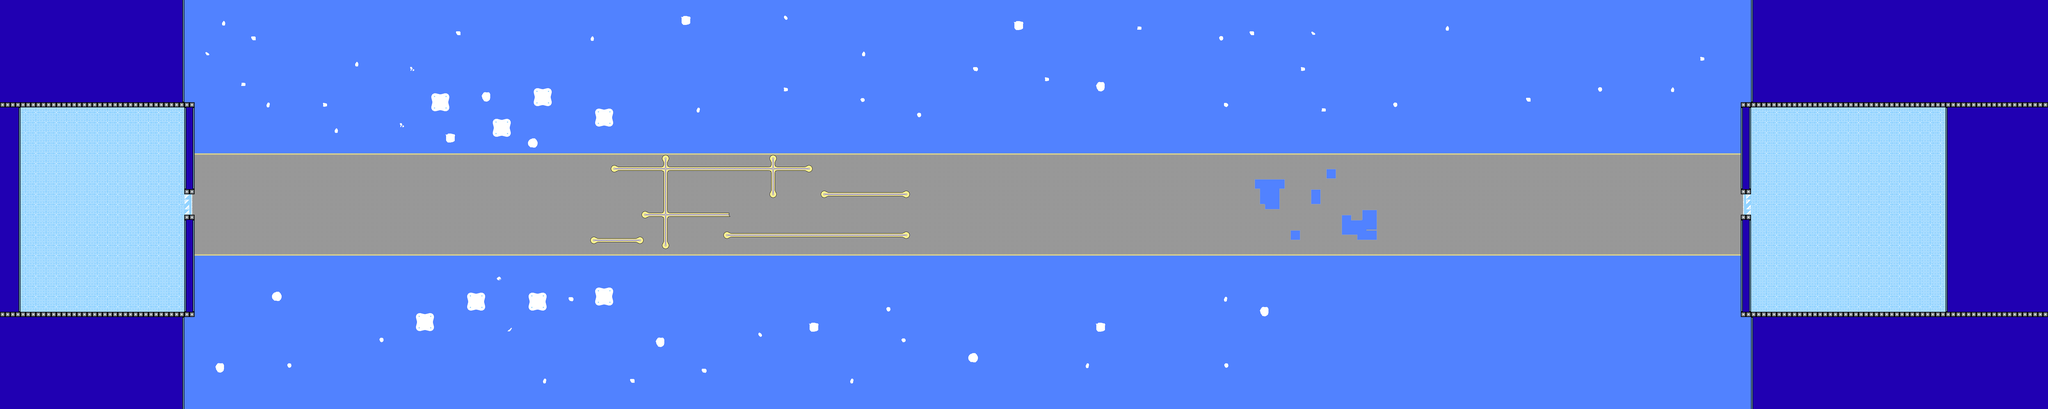

The image is a tile-based game level rendered from a .tmx file. Its description and source (layers, tilesets, objects; grid data summarised) follow:
An orthogonal 400x80 tile map with 16x16 px tiles, 5 tile layers (WaterUnderBridge, Floor, Ice, MonoRail, ...).

<map version="1.2" tiledversion="1.3.1" orientation="orthogonal" renderorder="right-down" compressionlevel="0" width="400" height="80" tilewidth="16" tileheight="16" infinite="0" nextlayerid="16" nextobjectid="1">
 <tileset firstgid="1" source="../TileSets/1x.tsx" />
 <layer id="11" name="WaterUnderBridge" width="400" height="80">
  <data>[32000 cells, 74 non-empty, 1 distinct tile ids]</data>
 </layer>
 <layer id="12" name="Floor" width="400" height="80">
  <data>[32000 cells, 27114 non-empty, 23 distinct tile ids]</data>
 </layer>
 <layer id="13" name="Ice" width="400" height="80">
  <data>[32000 cells, 228 non-empty, 42 distinct tile ids]</data>
 </layer>
 <layer id="14" name="MonoRail" width="400" height="80">
  <data>[32000 cells, 292 non-empty, 26 distinct tile ids]</data>
 </layer>
 <layer id="15" name="Walls" width="400" height="80">
  <data>[32000 cells, 4872 non-empty, 8 distinct tile ids]</data>
 </layer>
</map>
